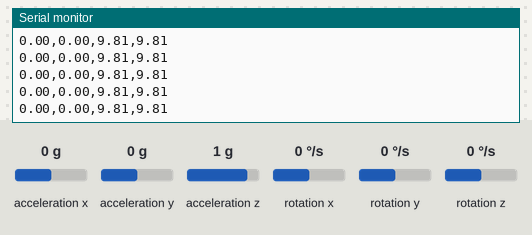
Simulated run of this sketch. Board: ESP32. On the bench: the last lines printed to the serial monitor. The test bench sets the inputs (shaded band); at power-on: acceleration z 1 g, acceleration x 0 g, acceleration y 0 g, rotation x 0 °/s, rotation y 0 °/s, rotation z 0 °/s.

Above: at 1.2 s.
1.3 s: acceleration z set to 0 g
At 1.36 s:
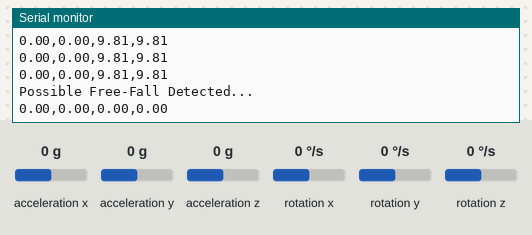
3.3 s: acceleration x set to -1.4 g
At 3.3 s:
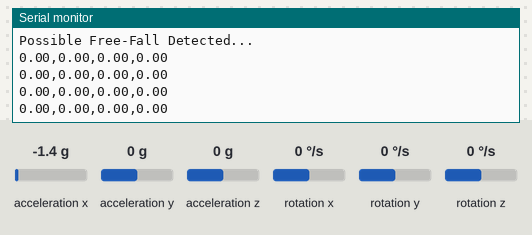
4.8 s: acceleration y set to -1.4 g
At 4.8 s:
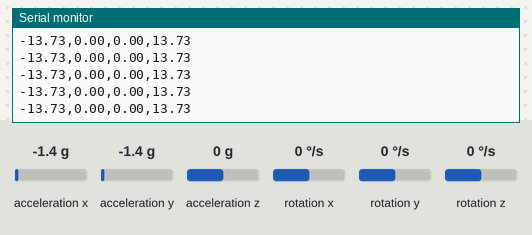
Timing chart, 0 to 7.8 s (numbered marks = the images above; inputs shaded):
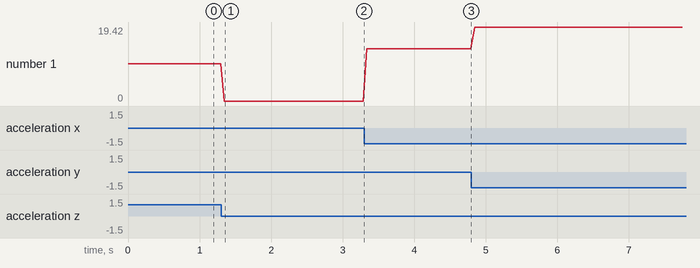

Measured:
- after the input at 1.3 s, the serial monitor: prints a new line after 0.05 s (image 1)
- plotted number 1: 0 → 13.73 after the input at 3.3 s, 13.73 → 19.42 after the input at 4.8 s

The sketch:

thresholdfinding.ino
```cpp
// --- WiFi and MPU6050-based Fall Detection ---
#include <WiFi.h>  // Include WiFi library for ESP32
#include <Wire.h>
#include <MPU6050.h>
#include <math.h>

MPU6050 mpu;

// --- WiFi Credentials ---
char ssid[] = "Abhii";
char pass[] = "abhisree";

// --- Fall Detection Parameters ---
const float HIGH_IMPACT_THRESHOLD = 1.7 * 9.81;
const float SOFT_IMPACT_THRESHOLD = 1.2 * 9.81;
const float LOW_ACCEL_THRESHOLD = 0.25 * 9.81;
const unsigned long FALL_TIME_WINDOW = 500;
const unsigned long INACTIVITY_TIME = 800;

const float ROTATION_THRESHOLD = 80.0;
const float SLEEP_ROTATION_THRESHOLD = 10.0;

enum FallState {
  NORMAL,
  POSSIBLE_FALL,
  IMPACT_DETECTED,
  SITTING_DOWN,
  FALL_CONFIRMED
};

FallState currentFallState = NORMAL;
unsigned long fallStartTime = 0;
unsigned long impactTime = 0;
unsigned long inactivityStartTime = 0;

void setup() {
  Serial.begin(115200);
  Wire.begin();

  Serial.println("Initializing MPU6050...");
  mpu.initialize();

  if (mpu.testConnection()) {
    Serial.println("MPU6050 connection successful");
  } else {
    Serial.println("MPU6050 connection failed");
    while (1);
  }

  mpu.setFullScaleAccelRange(MPU6050_ACCEL_FS_2);
  mpu.setFullScaleGyroRange(MPU6050_GYRO_FS_250);
}

void loop() {
  // Check MPU6050 Connection
  if (!mpu.testConnection()) {
    Serial.println("MPU6050 Disconnected! Trying to Reinitialize...");
    mpu.initialize();
    delay(1000);
  }

  int16_t ax, ay, az, gx, gy, gz;
  mpu.getMotion6(&ax, &ay, &az, &gx, &gy, &gz);

  float accel_x = ax * 9.81 / 16384.0;
  float accel_y = ay * 9.81 / 16384.0;
  float accel_z = az * 9.81 / 16384.0;

  float gyro_x = gx / 131.0;
  float gyro_y = gy / 131.0;
  float gyro_z = gz / 131.0;

  float totalAcceleration = sqrt(pow(accel_x, 2) + pow(accel_y, 2) + pow(accel_z, 2));
  float rotationRate = sqrt(pow(gyro_x, 2) + pow(gyro_y, 2) + pow(gyro_z, 2));

  switch (currentFallState) {
    case NORMAL:
      if (totalAcceleration < LOW_ACCEL_THRESHOLD) {
        currentFallState = POSSIBLE_FALL;
        fallStartTime = millis();
        Serial.println("Possible Free-Fall Detected...");
      }
      break;

    case POSSIBLE_FALL:
      if (totalAcceleration > HIGH_IMPACT_THRESHOLD && millis() - fallStartTime < FALL_TIME_WINDOW) {
        Serial.println("Hard Impact Detected! Possible Fall.");
        impactTime = millis();
        currentFallState = IMPACT_DETECTED;
        inactivityStartTime = millis();
      } else if (totalAcceleration > SOFT_IMPACT_THRESHOLD) {
        Serial.println("Soft Impact Detected. Likely Sitting.");
        currentFallState = SITTING_DOWN;
      } else if (millis() - fallStartTime > FALL_TIME_WINDOW) {
        Serial.println("No Impact Detected. Resetting to NORMAL.");
        currentFallState = NORMAL;
      }
      break;

    case IMPACT_DETECTED:
      if (millis() - inactivityStartTime > INACTIVITY_TIME) {
        if (rotationRate < SLEEP_ROTATION_THRESHOLD) {
          Serial.println("Fall Confirmed! No movement detected.");
          currentFallState = FALL_CONFIRMED;
        } else {
          Serial.println("Movement detected. Resetting.");
          currentFallState = NORMAL;
        }
      }
      break;

    case SITTING_DOWN:
      if (rotationRate > SLEEP_ROTATION_THRESHOLD) {
        Serial.println("User is still moving. Resetting to NORMAL.");
        currentFallState = NORMAL;
      } else if (millis() - impactTime > 2000) {
        Serial.println("Confirmed as sitting, no fall detected.");
        currentFallState = NORMAL;
      }
      break;

    case FALL_CONFIRMED:
      currentFallState = NORMAL;
      break;
  }

  Serial.print(accel_x);
  Serial.print(",");
  Serial.print(accel_y);
  Serial.print(",");
  Serial.print(accel_z);
  Serial.print(",");
  Serial.println(totalAcceleration);

  delay(50);
}
```
